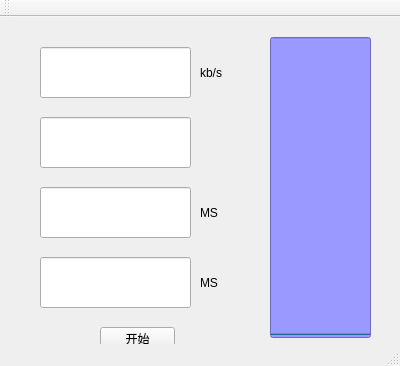
<?xml version="1.0" encoding="UTF-8"?>
<ui version="4.0">
 <class>MainWindow</class>
 <widget class="QMainWindow" name="MainWindow">
  <property name="geometry">
   <rect>
    <x>0</x>
    <y>0</y>
    <width>400</width>
    <height>366</height>
   </rect>
  </property>
  <property name="windowTitle">
   <string>MainWindow</string>
  </property>
  <widget class="QWidget" name="centralWidget">
   <widget class="QProgressBar" name="progressBar">
    <property name="geometry">
     <rect>
      <x>270</x>
      <y>20</y>
      <width>101</width>
      <height>301</height>
     </rect>
    </property>
    <property name="styleSheet">
     <string notr="true">background-color: rgb(153, 153, 255);</string>
    </property>
    <property name="maximum">
     <number>500</number>
    </property>
    <property name="value">
     <number>0</number>
    </property>
    <property name="orientation">
     <enum>Qt::Vertical</enum>
    </property>
    <property name="invertedAppearance">
     <bool>false</bool>
    </property>
   </widget>
   <widget class="QPushButton" name="pushButton">
    <property name="geometry">
     <rect>
      <x>100</x>
      <y>310</y>
      <width>75</width>
      <height>23</height>
     </rect>
    </property>
    <property name="text">
     <string>开始</string>
    </property>
   </widget>
   <widget class="QLineEdit" name="lineEdit">
    <property name="geometry">
     <rect>
      <x>40</x>
      <y>30</y>
      <width>151</width>
      <height>51</height>
     </rect>
    </property>
    <property name="styleSheet">
     <string notr="true">font: 20pt &quot;黑体&quot;;</string>
    </property>
   </widget>
   <widget class="QLineEdit" name="lineEdit_2">
    <property name="geometry">
     <rect>
      <x>40</x>
      <y>100</y>
      <width>151</width>
      <height>51</height>
     </rect>
    </property>
    <property name="styleSheet">
     <string notr="true">font: 20pt &quot;黑体&quot;;</string>
    </property>
   </widget>
   <widget class="QLineEdit" name="lineEdit_3">
    <property name="geometry">
     <rect>
      <x>40</x>
      <y>170</y>
      <width>151</width>
      <height>51</height>
     </rect>
    </property>
    <property name="styleSheet">
     <string notr="true">font: 20pt &quot;黑体&quot;;</string>
    </property>
   </widget>
   <widget class="QLineEdit" name="lineEdit_4">
    <property name="geometry">
     <rect>
      <x>40</x>
      <y>240</y>
      <width>151</width>
      <height>51</height>
     </rect>
    </property>
    <property name="styleSheet">
     <string notr="true">font: 20pt &quot;黑体&quot;;</string>
    </property>
   </widget>
   <widget class="QLabel" name="label">
    <property name="geometry">
     <rect>
      <x>200</x>
      <y>30</y>
      <width>54</width>
      <height>51</height>
     </rect>
    </property>
    <property name="styleSheet">
     <string notr="true">font: 20pt &quot;黑体&quot;;</string>
    </property>
    <property name="text">
     <string>kb/s</string>
    </property>
   </widget>
   <widget class="QLabel" name="label_2">
    <property name="geometry">
     <rect>
      <x>200</x>
      <y>170</y>
      <width>54</width>
      <height>51</height>
     </rect>
    </property>
    <property name="styleSheet">
     <string notr="true">font: 20pt &quot;黑体&quot;;</string>
    </property>
    <property name="text">
     <string>MS</string>
    </property>
   </widget>
   <widget class="QLabel" name="label_3">
    <property name="geometry">
     <rect>
      <x>200</x>
      <y>240</y>
      <width>54</width>
      <height>51</height>
     </rect>
    </property>
    <property name="styleSheet">
     <string notr="true">font: 20pt &quot;黑体&quot;;</string>
    </property>
    <property name="text">
     <string>MS</string>
    </property>
   </widget>
  </widget>
  <widget class="QToolBar" name="mainToolBar">
   <attribute name="toolBarArea">
    <enum>TopToolBarArea</enum>
   </attribute>
   <attribute name="toolBarBreak">
    <bool>false</bool>
   </attribute>
  </widget>
  <widget class="QStatusBar" name="statusBar"/>
 </widget>
 <layoutdefault spacing="6" margin="11"/>
 <resources/>
 <connections/>
</ui>
